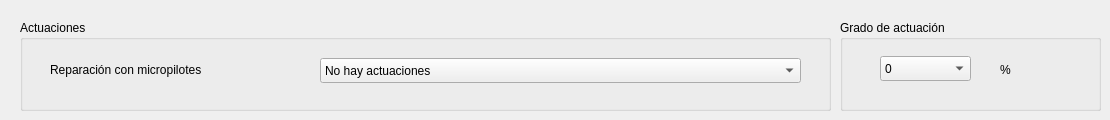
    <widget class="QWidget" name="tab">
     <attribute name="title">
      <string>Cimentaciones</string>
     </attribute>
     <widget class="QGroupBox" name="groupBox_3">
      <property name="geometry">
       <rect>
        <x>20</x>
        <y>20</y>
        <width>811</width>
        <height>91</height>
       </rect>
      </property>
      <property name="title">
       <string>Actuaciones</string>
      </property>
      <widget class="QComboBox" name="cmbPilotes">
       <property name="geometry">
        <rect>
         <x>300</x>
         <y>38</y>
         <width>481</width>
         <height>25</height>
        </rect>
       </property>
       <item>
        <property name="text">
         <string>No hay actuaciones</string>
        </property>
       </item>
       <item>
        <property name="text">
         <string>Recalce de zapata mediante micropilotes</string>
        </property>
       </item>
      </widget>
      <widget class="QLabel" name="label_5">
       <property name="geometry">
        <rect>
         <x>30</x>
         <y>40</y>
         <width>281</width>
         <height>19</height>
        </rect>
       </property>
       <property name="text">
        <string>Reparación con micropilotes</string>
       </property>
      </widget>
     </widget>
     <widget class="QGroupBox" name="groupBox_7">
      <property name="geometry">
       <rect>
        <x>840</x>
        <y>20</y>
        <width>261</width>
        <height>91</height>
       </rect>
      </property>
      <property name="title">
       <string>Grado de actuación</string>
      </property>
      <widget class="QLabel" name="label_56">
       <property name="geometry">
        <rect>
         <x>160</x>
         <y>40</y>
         <width>31</width>
         <height>19</height>
        </rect>
       </property>
       <property name="text">
        <string>%</string>
       </property>
      </widget>
      <widget class="QComboBox" name="cmbPilotesAct">
       <property name="geometry">
        <rect>
         <x>40</x>
         <y>36</y>
         <width>91</width>
         <height>25</height>
        </rect>
       </property>
       <item>
        <property name="text">
         <string>0</string>
        </property>
       </item>
       <item>
        <property name="text">
         <string>1 a 30</string>
        </property>
       </item>
       <item>
        <property name="text">
         <string>31 a 60</string>
        </property>
       </item>
       <item>
        <property name="text">
         <string>61 a 100</string>
        </property>
       </item>
      </widget>
     </widget>
    </widget>
